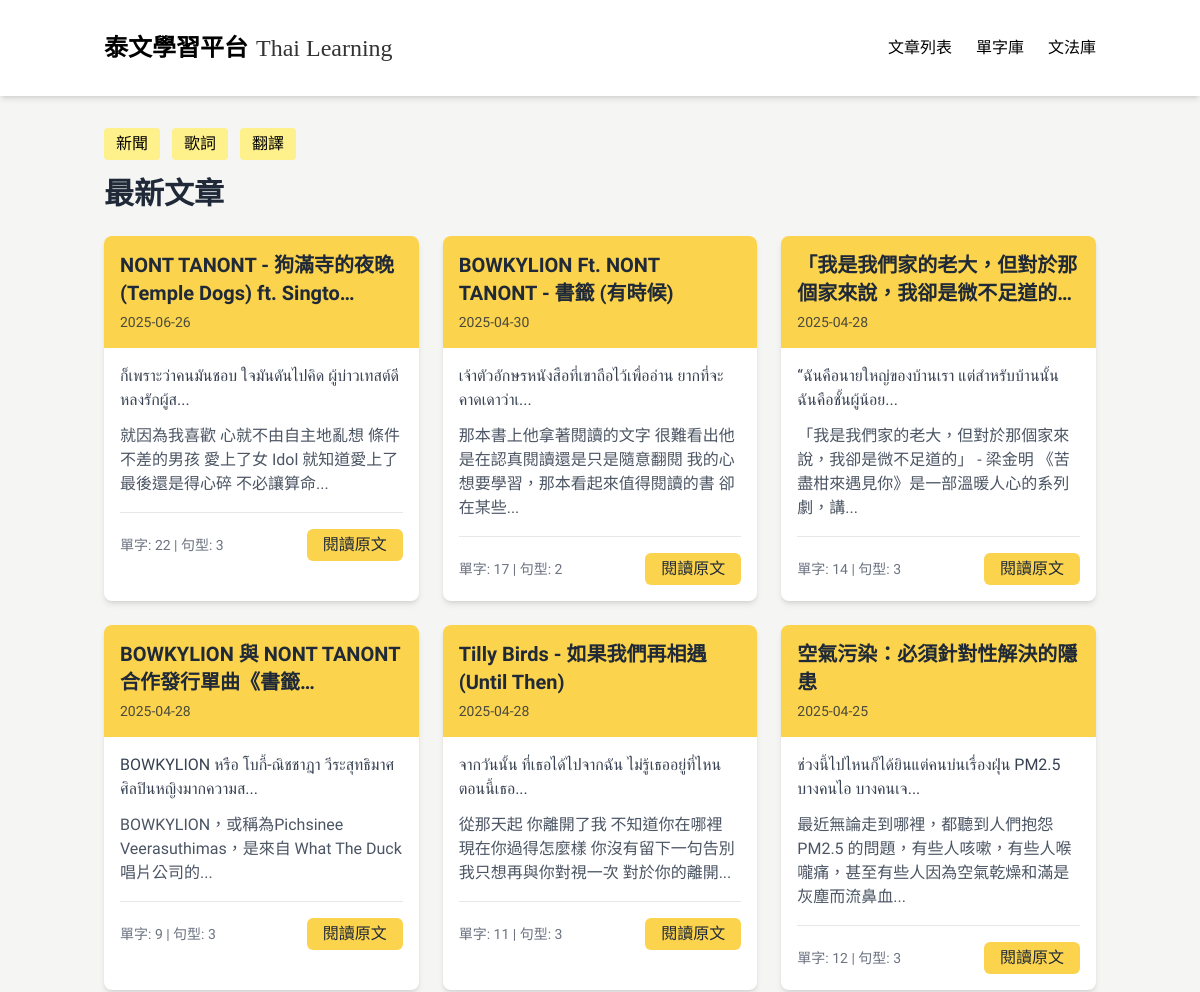
Before: / (upper part) with the older database file.
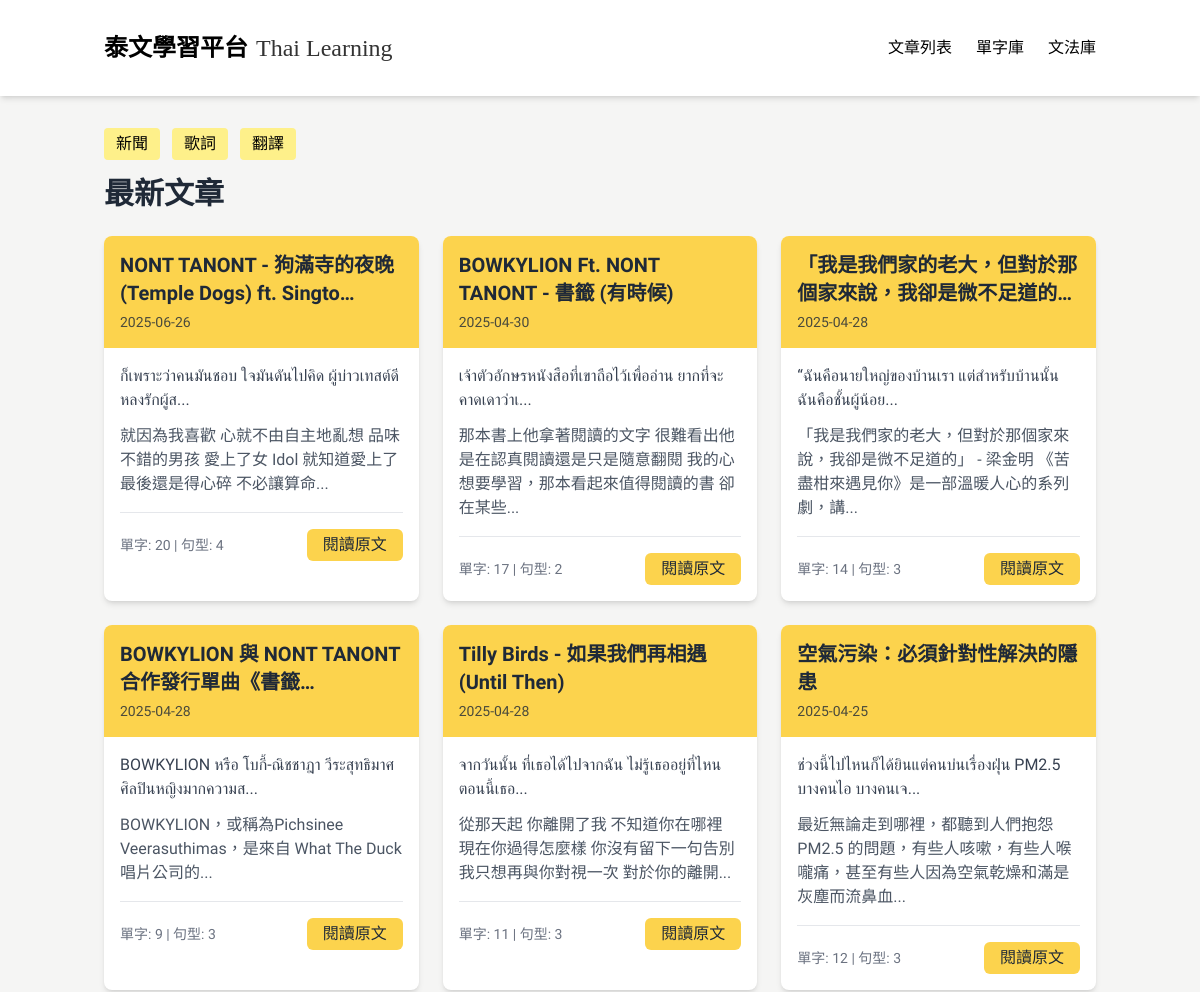
After: the same page with the newer database file.
### tables this page shows
CREATE TABLE Article (
            id INTEGER PRIMARY KEY AUTOINCREMENT,
            title TEXT,
            chineseTitle TEXT,
            content TEXT,
            chineseContent TEXT,
            category TEXT,
            url TEXT,
            status TEXT,
            createdAt TEXT,
            updatedAt TEXT,
            authorId INTEGER
        );

### app_sqlite.py (the view)
@app.route('/')
def index():
    conn = get_db_connection()
    articles = conn.execute('SELECT * FROM Article WHERE status = "published" ORDER BY createdAt DESC').fetchall()
    article_data = []
    for article in articles:
        article_id = article['id']
        word_count = conn.execute('SELECT COUNT(*) FROM WordArticle WHERE articleId = ?', (article_id,)).fetchone()[0]
        grammar_count = conn.execute('SELECT COUNT(*) FROM GrammarArticle WHERE articleId = ?', (article_id,)).fetchone()[0]
        category = article['category']
        if category and '_' in category:
            main_cat, sub_cat = category.split('_', 1)
        else:
            main_cat, sub_cat = 'uncategorized', 'uncategorized'
        article_data.append({
            **dict(article),
            'wordCount': word_count,
            'grammarCount': grammar_count,
            'mainCategory': main_cat,
            'subCategory': sub_cat
        })
    conn.close()
    return render_template('index_adjust.html', articles=article_data)

### app_sqlite.py (called while the page is built)
def get_db_connection():
    base_path = os.path.dirname(os.path.abspath(__file__))
    db_path = os.path.join(base_path, 'data.db')
    conn = sqlite3.connect(db_path)  # SQLite 檔名
    conn.row_factory = sqlite3.Row     # 讓取出的資料像字典一樣操作
    return conn

### templates/index_adjust.html (shortened to what this page needs)
{% extends "base.html" %}
{% block content %}
<div class="container mx-auto px-4 py-8">
  <div id="articles" class="tab-content">
    <div class="flex flex-wrap gap-3 mb-4">
      <button class="main-category-btn bg-yellow-200 hover:bg-yellow-300 px-3 py-1 rounded" data-main="news">新聞</button>
      <button class="main-category-btn bg-yellow-200 hover:bg-yellow-300 px-3 py-1 rounded" data-main="lyrics">歌詞</button>
      <button class="main-category-btn bg-yellow-200 hover:bg-yellow-300 px-3 py-1 rounded" data-main="translation">翻譯</button>
    </div>
    <div class="mb-8">
      <h1 class="text-3xl font-bold mb-6 text-gray-800">最新文章</h1>
      <div class="grid grid-cols-1 md:grid-cols-2 lg:grid-cols-3 gap-6">
        {% for article in articles %}
        <div class="bg-white rounded-lg shadow-md overflow-hidden hover:shadow-lg transition-shadow duration-300 article-card" data-main="{{ article.category.split('_')[0] }}" data-sub="{{ article.category.split('_')[1] }}">
        <div class="gradient-bg p-4 h-28 flex flex-col justify-between">
          <h3 class="text-xl font-semibold leading-snug line-clamp-2 break-words">{{ article.chineseTitle }}</h3>
          <p class="text-sm opacity-80">{{ article.createdAt[:10] }}</p>
        </div>
          <div class="p-4">
            <div class="flex flex-col justify-between h-full">
              <div>
                <p class="thai-text mb-3 text-gray-700">{{ article.content[:60] }}...</p>
                <p class="mb-4 text-gray-600">{{ article.chineseContent[:60] }}...</p>
              </div>
              <div class="mt-auto pt-4 border-t flex justify-between items-center">
                <span class="text-sm text-gray-500">單字: {{ article.wordCount }} | 句型: {{ article.grammarCount }}</span>
                <a href="/article/{{ article.id }}" class="bg-[var(--main-color)] hover:bg-[var(--main-color-hover)] text-[var(--main-color-dark)] hover:text-white px-4 py-1 rounded-md transition-colors">閱讀原文</a>
              </div>
            </div>
          </div>
        </div>
      {% endfor %}
      </div>
    </div>
  </div>
</div>
{% endblock %}

Changed rows visible on the page:
changed Article "ก็เพราะว่าคนมันชอบ ใจมันดันไปคิด ผู้บ่าวเทสต์ดี หลงรักผู้ส": chineseContent "就因為我喜歡 心就不由自主地亂想 條件不差的男孩 愛上了女 Idol 就知道愛上了 最後還是得心碎 不必讓算命" → "就因為我喜歡 心就不由自主地亂想 品味不錯的男孩 愛上了女 Idol 就知道愛上了 最後還是得心碎 不必讓算命"; wordCount "22" → "20"; grammarCount "3" → "4"
